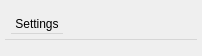
<?xml version="1.0" encoding="UTF-8"?>
<ui version="4.0">
 <class>AnalyzeWidget</class>
 <widget class="QWidget" name="AnalyzeWidget">
  <property name="geometry">
   <rect>
    <x>0</x>
    <y>0</y>
    <width>202</width>
    <height>56</height>
   </rect>
  </property>
  <property name="sizePolicy">
   <sizepolicy hsizetype="Preferred" vsizetype="Preferred">
    <horstretch>0</horstretch>
    <verstretch>0</verstretch>
   </sizepolicy>
  </property>
  <layout class="QVBoxLayout" name="verticalLayout_2">
   <property name="spacing">
    <number>0</number>
   </property>
   <property name="leftMargin">
    <number>5</number>
   </property>
   <property name="topMargin">
    <number>5</number>
   </property>
   <property name="rightMargin">
    <number>5</number>
   </property>
   <property name="bottomMargin">
    <number>5</number>
   </property>
   <item>
    <widget class="QMenuBar" name="menubar">
     <property name="sizePolicy">
      <sizepolicy hsizetype="Expanding" vsizetype="Minimum">
       <horstretch>0</horstretch>
       <verstretch>0</verstretch>
      </sizepolicy>
     </property>
     <property name="minimumSize">
      <size>
       <width>0</width>
       <height>25</height>
      </size>
     </property>
     <property name="maximumSize">
      <size>
       <width>16777215</width>
       <height>25</height>
      </size>
     </property>
     <widget class="QMenu" name="menuSettings">
      <property name="geometry">
       <rect>
        <x>348</x>
        <y>120</y>
        <width>221</width>
        <height>84</height>
       </rect>
      </property>
      <property name="title">
       <string>Settings</string>
      </property>
      <addaction name="actionSimultaneous_moving"/>
     </widget>
     <addaction name="menuSettings"/>
    </widget>
   </item>
   <item>
    <layout class="QVBoxLayout" name="verticalLayout">
     <property name="sizeConstraint">
      <enum>QLayout::SetNoConstraint</enum>
     </property>
    </layout>
   </item>
  </layout>
  <action name="actionSimultaneous_moving">
   <property name="checkable">
    <bool>true</bool>
   </property>
   <property name="checked">
    <bool>true</bool>
   </property>
   <property name="text">
    <string>Simultaneous Moving</string>
   </property>
  </action>
 </widget>
 <resources/>
 <connections/>
</ui>
